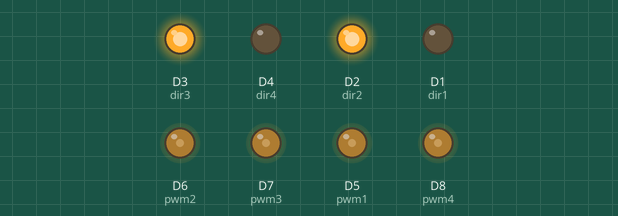
Bench run of a sketch on a simulated ESP8266 (NodeMCU). On the bench: output pins drawn as LEDs (lit = HIGH).

Above: at 0.05 s.
At 9.95 s:
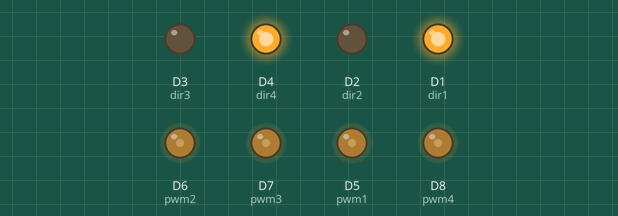
Timing chart, 0 to 11.5 s (numbered marks = the images above):
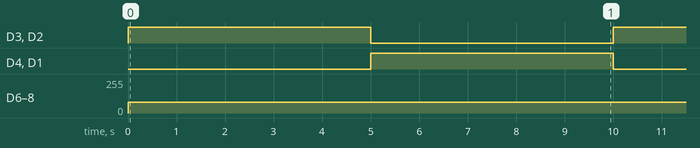

Measured:
- by itself, D3 (dir3), D4 (dir4), D2 (dir2), D1 (dir1): alternates HIGH for 5.0 s and LOW for 5.0 s
- by itself, D6 (pwm2), D7 (pwm3), D8 (pwm4): 0/255 → 80/255 at 0.00 s

The sketch:

sketch_apr08b.ino
```cpp
#define dir1 D1
#define dir2 D2
#define dir3 D3
#define dir4 D4

#define pwm1 D5
#define pwm2 D6
#define pwm3 D7
#define pwm4 D8

void setup(){
  pinMode(2, OUTPUT);
  pinMode(dir1, OUTPUT);
  pinMode(dir2, OUTPUT);
  pinMode(dir3, OUTPUT);
  pinMode(dir4, OUTPUT);
  pinMode(pwm1, OUTPUT);
  pinMode(pwm2, OUTPUT);
  pinMode(pwm3, OUTPUT);
  pinMode(pwm4, OUTPUT);
}

void left()
{
  digitalWrite(dir1,LOW);
  digitalWrite(dir2,LOW);
  digitalWrite(dir3,LOW);
  digitalWrite(dir4,LOW);
}

void right(){
  digitalWrite(dir1,HIGH);
  digitalWrite(dir2,HIGH);
  digitalWrite(dir3,HIGH);
  digitalWrite(dir4,HIGH);

}

void forward(){
  digitalWrite(dir1,LOW);
  digitalWrite(dir2,HIGH);
  digitalWrite(dir3,HIGH);
  digitalWrite(dir4,LOW);

}
void backward(){
  digitalWrite(dir1,HIGH);
  digitalWrite(dir2,LOW);
  digitalWrite(dir3,LOW);
  digitalWrite(dir4,HIGH);

}


void velocity()
{
  analogWrite(pwm1,80);
  analogWrite(pwm2,80);
  analogWrite(pwm3,80);
  analogWrite(pwm4,80);
}
void loop(){
  velocity();
  forward();
  delay(5000);
  backward();
  delay(5000);
}
```
